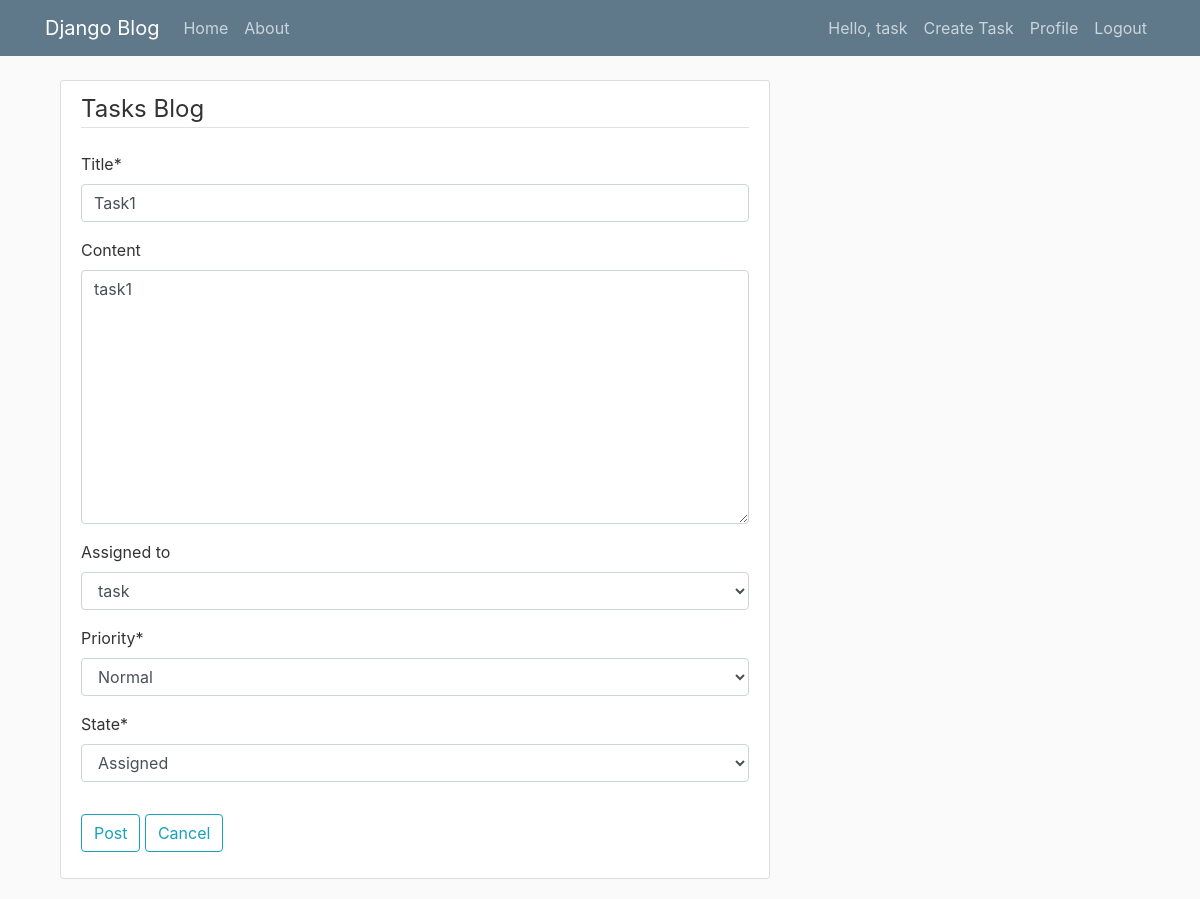
The app's page /tasks/task/1/update/ (signed in) with its own data.
### tasks/models.py (models this page shows, shortened)
class Tasks(models.Model):
    class Meta:
        verbose_name = _("Task")
        verbose_name_plural = _("Tasks")
    STATUSES = (
        ('Assigned', _('Assigned')),
        ('in_progress', _('In Progress')),
        ('blocked', _('Blocked')),
        ('done', _('Done')),
        ('dismissed', _('Dismissed'))
    )
    PRIORITIES = (
        ('Normal', _('Normal')),
        ('High', _('High')),
        ('Critical', _('Critical')),
        ('Blocker', _('Blocker'))
    )
    title = models.CharField(max_length=140)
    date_posted = models.DateField(default=timezone.now, blank=True, null=True)
    content = models.TextField(_("content"), max_length=2000, null=True, blank=True)
    created_by = models.ForeignKey(
        User,
        null=True,
        blank=True,
        related_name="task_created",
        on_delete=models.CASCADE,
    )
    assigned_to = models.ForeignKey(
        User,
        blank=True,
        null=True,
        related_name="task_assigned",
        on_delete=models.CASCADE,
    )
    state = models.CharField(_("state"), max_length=20, choices=STATUSES, default='Assigned')
    priority = models.CharField(_("priority"), max_length=20, choices=PRIORITIES, default='Normal')

### tasks/views.py (the view, shortened to what this page needs)
# urls.py: path('task/<int:pk>/update/', TaskUpdateView.as_view(), name='tasks-update'),
class TaskUpdateView(LoginRequiredMixin, UserPassesTestMixin, UpdateView):
    model = Tasks
    fields = ['title', 'content','assigned_to','priority','state']
    def test_func(self):
        task = self.get_object()
        if self.request.user == task.created_by:
            return True
        return False

### tasks/templates/tasks/tasks_form.html (shortened to what this page needs)
{% extends "tasks/base.html" %}
{% load crispy_forms_tags %}
{% block content %}
    <div class="content-section">
        <form method="POST">
            <fieldset class="form-group">
                <legend class="border-bottom mb-4">Tasks Blog </legend>
                {{ form | crispy }}
            </fieldset>
            <div class="form-group">
                <button class="btn btn-outline-info" type="submit">Post</button>
                <button class="btn btn-outline-info"> Cancel</button>
            </div>
        </form>
    </div>
{% endblock content %}

### tasks/templates/tasks/base.html (shortened to what this page needs)
{% load static %}
<!DOCTYPE html>
<html>
<head>
    <link rel="stylesheet" href="https://maxcdn.bootstrapcdn.com/bootstrap/4.0.0/css/bootstrap.min.css">
    <link rel="stylesheet" type="text/css" href="{% static 'tasks/base.css' %}">
</head>
<body>
    <header class="site-header">
      <nav class="navbar navbar-expand-md navbar-dark bg-steel fixed-top">
        <div class="container">
          <a class="navbar-brand mr-3" href="{% url 'blog-home' %}">Django Blog</a>
          <div class="collapse navbar-collapse" id="navbarToggle">
            <div class="navbar-nav mr-auto">
              <a class="nav-item nav-link" href="{% url 'blog-home' %}">Home</a>
              <a class="nav-item nav-link" href="{% url 'blog-about' %}">About</a>
            </div>
            <div class="navbar-nav">
              {% if user.is_authenticated %}
                <a class="nav-item nav-link">Hello, {{user.username}}</a>
                <a class="nav-item nav-link" href="{% url 'tasks-create' %}">Create Task</a>
                <a class="nav-item nav-link" href="{% url 'profile' %}">Profile</a>
                <a class="nav-item nav-link" href="{% url 'logout' %}">Logout</a>
              {% else %}
                <a class="nav-item nav-link" href="{% url 'login' %}">Login</a>
                <a class="nav-item nav-link" href="{% url 'register' %}">Register</a>
              {% endif %}
            </div>
          </div>
        </div>
      </nav>
    </header>
    <main role="main" class="container">
      <div class="row-md-5">
        <div class="col-md-8">
          {% block content %}{% endblock %}
        </div>
    </div>
    </main>
</body>
</html>

### tasks/static/tasks/base.css (style rules this page uses)
body { background: #fafafa; color: #333333; margin-top: 5rem; }
.bg-steel { background-color: #5f788a; }
.site-header .navbar-nav .nav-link { color: #cbd5db; }
.content-section { background: #ffffff; padding: 10px 20px; border: 1px solid #dddddd; border-radius: 3px; margin-bottom: 20px; }

### records on screen
Tasks: title "Task1", content "task1", assigned_to "task", priority "Normal", state "Assigned"

### other values on screen
{{ user.username }} "task"
